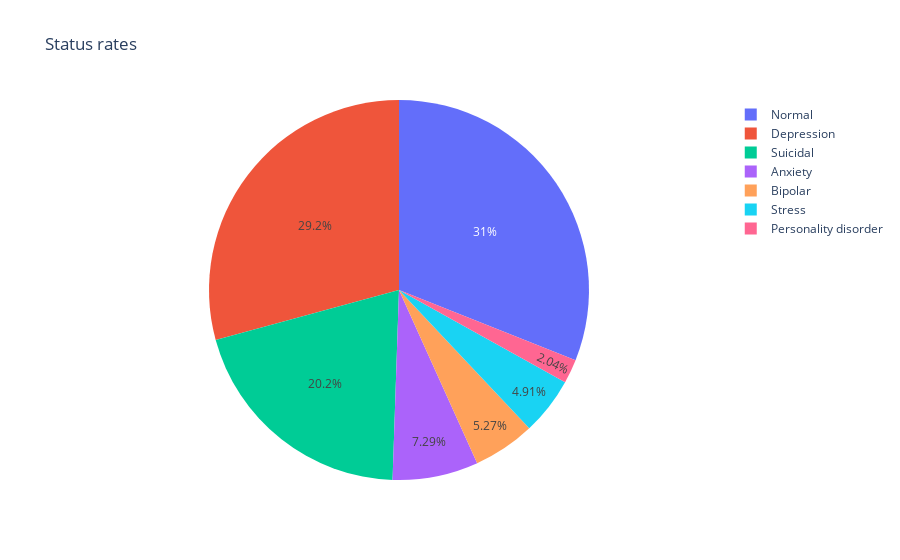

Here is the notebook cell this chart was saved with:
### Code cell
fig = px.pie(values=df.groupby("status").count()["statement"].values, names=df.groupby("status").count().index, title="Status rates")
fig.show()

### Figure 1 — Plotly figure (JSON) as saved in the notebook; plotly's stock layout.template omitted (floating-point values rounded to 4 significant figures)
{"data": [{"domain": {"x": [0, 1], "y": [0, 1]}, "hovertemplate": "label=%{label}<br>value=%{value}<extra></extra>", "labels": ["Anxiety", "Bipolar", "Depression", "Normal", "Personality disorder", "Stress", "Suicidal"], "legendgroup": "", "name": "", "showlegend": true, "type": "pie", "values": [3841, 2777, 15404, 16343, 1077, 2587, 10652]}], "layout": {"legend": {"tracegroupgap": 0}, "title": {"text": "Status rates"}}}
